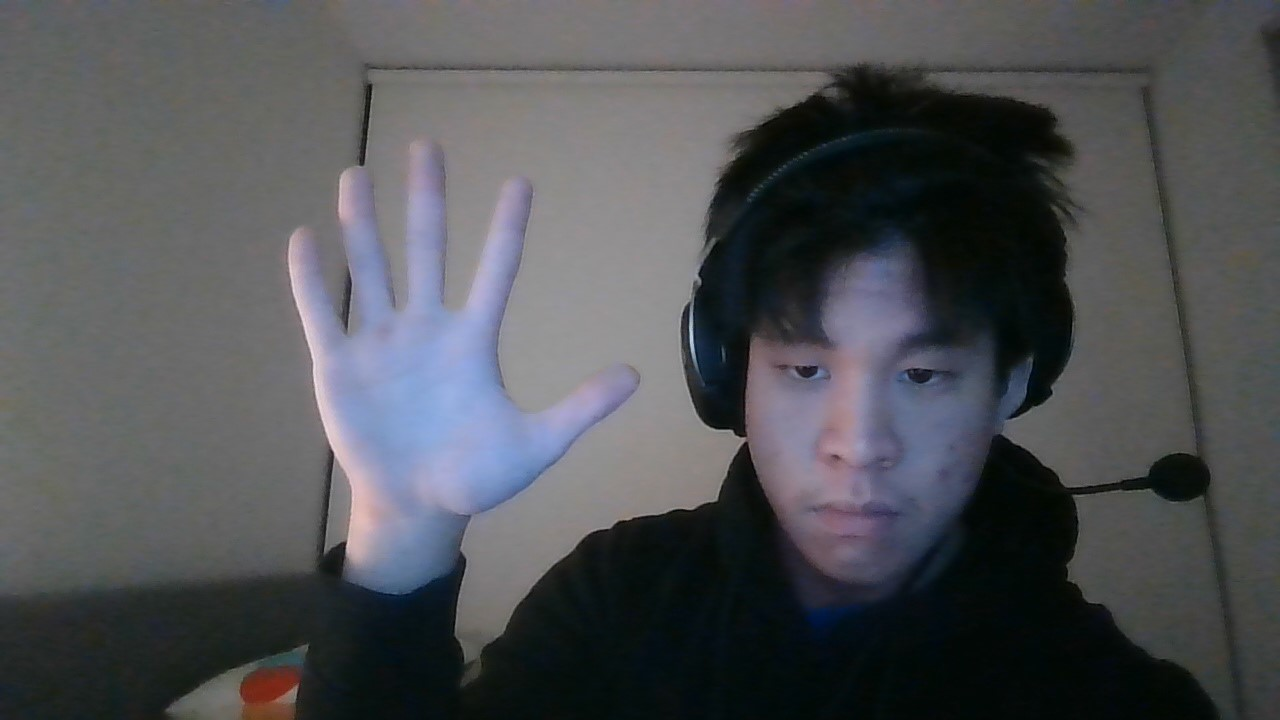
#> input picture hand1.jpg, 1280 x 720 px, given in place of the camera
$ python extract_hsv.py
#> lines starting #> are read from the running program, lines starting #| are printed output that depends on the picture; after the words box and inside, x2 and y2 are one past the last pixel; in counts of white or black regions, pixels touching at a corner belong together
import cv2
import numpy as np
import os

cap = cv2.VideoCapture(0)

# Draw a row and column of rectangles to obtain hsv values
NUM_RECTS = 5

rect_gap = 10
col_gap = 15
rect_len = 3
start_coord = [100, 200]
font = cv2.FONT_HERSHEY_SIMPLEX

hsv_values_rects = []
max_hsv = [0, 0, 0]
min_hsv = [255, 255, 255]

def extract_average_hsv_values(img):
    hsv_img = cv2.cvtColor(img, cv2.COLOR_BGR2HSV)
    h, s, v = cv2.split(hsv_img)
    count = 0

    avg_h = 0
    avg_s = 0
    avg_v = 0
    for i in range(len(h)):
        pixel_h = h[i]
        pixel_s = s[i]
        pixel_v = v[i]
        for j in range(len(pixel_h)):
            avg_h += pixel_h[j]
            avg_s += pixel_s[j]
            avg_v += pixel_v[j]
            count += 1

    avg_h = round(avg_h / count)
    avg_s = round(avg_s / count)
    avg_v = round(avg_v / count)

    hsv_values_rects.append([avg_h, avg_s, avg_v])

    return [avg_h, avg_s, avg_v]


while True:
    ret, frame = cap.read()
#> frame is the input picture: shape (720, 1280, 3); mean B, G, R 85.3, 81.8, 80

    for i in range(NUM_RECTS):
        rect_coord = [start_coord[0], start_coord[1] + (i * rect_gap)]
        for j in range(NUM_RECTS):
            rect_coord = (rect_coord[0] + col_gap, rect_coord[1])
            extract_average_hsv_values(frame[rect_coord[0]: rect_coord[0] + rect_len, rect_coord[1]: rect_coord[1] + rect_len])
            cv2.rectangle(frame, rect_coord, (rect_coord[0] + rect_len, rect_coord[1] + rect_len), (0, 255, 0), 1)
#> this loop made 5 passes
#> frame: shape (720, 1280, 3); 0.03% of pixels changed, all inside (x1, y1, x2, y2) = (115, 200, 179, 244)

    #print(hsv_values_rects)

    # Get max range of hsv values
    for arr in hsv_values_rects:
        arr_sum = sum(arr)
        if (arr_sum > sum(max_hsv)):
            max_hsv = arr
        if (arr_sum < sum(min_hsv)):
            min_hsv = arr

    print(f"Max HSV value: {max_hsv}")
    print(f"Min HSV value: {min_hsv}")

    hsv_frame = cv2.cvtColor(frame, cv2.COLOR_BGR2HSV)
#> hsv_frame: shape (720, 1280, 3); mean H, S, V 77.4, 51.2, 87.6
    skin_mask = cv2.inRange(hsv_frame, tuple(min_hsv), tuple(max_hsv))
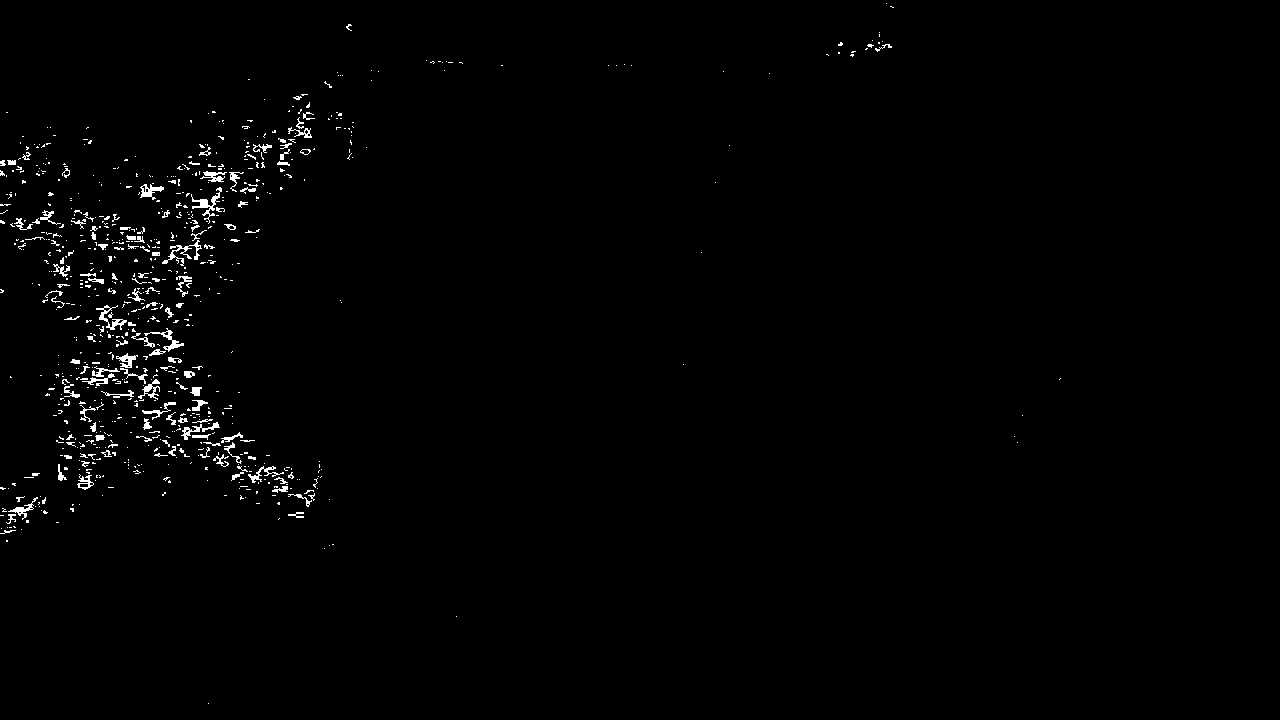
#> skin_mask: shape (720, 1280); 1.1% white in thin lines or dots, all inside (x1, y1, x2, y2) = (0, 3, 1061, 704)

    cv2.imshow("skin mask", skin_mask)
    cv2.imshow("frame", frame)

    if cv2.waitKey(1) & 0xFF == ord('q'):
#> (key q is pressed here)
        break


cap.release()
cv2.destroyAllWindows()
